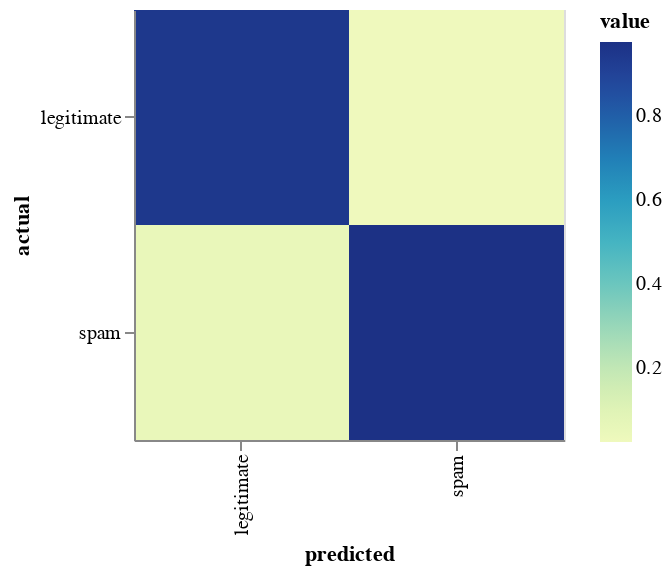

Source (notebook cell):
### Code cell
chart

### Figure 1 — Vega-Lite specification as saved in the notebook (floating-point values rounded to 4 significant figures)
{"config": {"view": {"continuousWidth": 400, "continuousHeight": 300}}, "data": {"name": "data-df0a2bb0a689618b821861506ac8d8e9"}, "mark": "rect", "encoding": {"color": {"type": "quantitative", "field": "value"}, "tooltip": [{"type": "quantitative", "field": "raw_count"}], "x": {"type": "ordinal", "field": "predicted"}, "y": {"type": "ordinal", "field": "actual"}}, "height": 215, "width": 215, "$schema": "https://vega.github.io/schema/vega-lite/v4.8.1.json", "datasets": {"data-df0a2bb0a689618b821861506ac8d8e9": [{"predicted": "legitimate", "actual": "legitimate", "raw_count": 4747, "value": 0.9486}, {"predicted": "legitimate", "actual": "spam", "raw_count": 257, "value": 0.05136}, {"predicted": "spam", "actual": "legitimate", "raw_count": 114, "value": 0.02282}, {"predicted": "spam", "actual": "spam", "raw_count": 4882, "value": 0.9772}]}}
